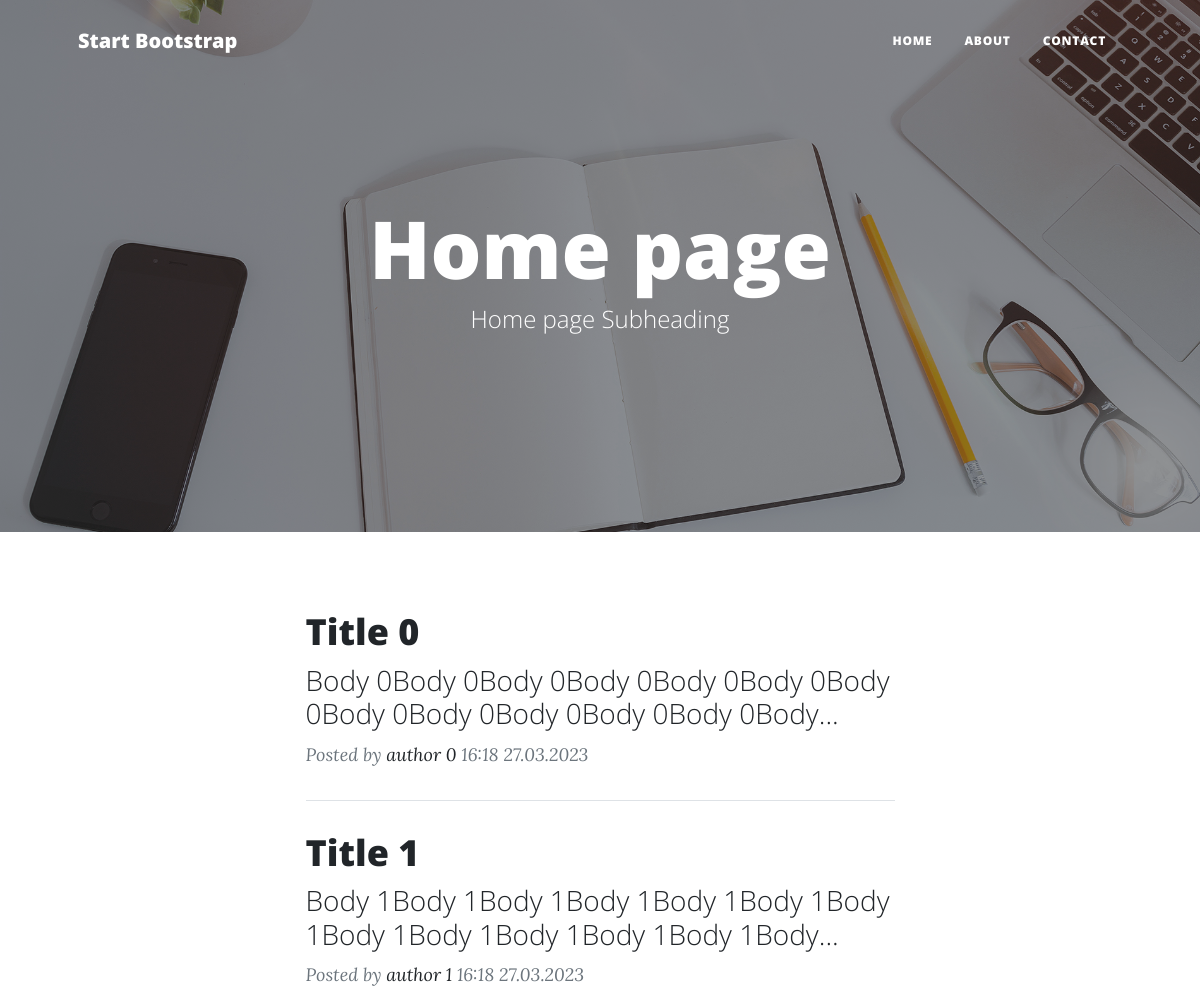
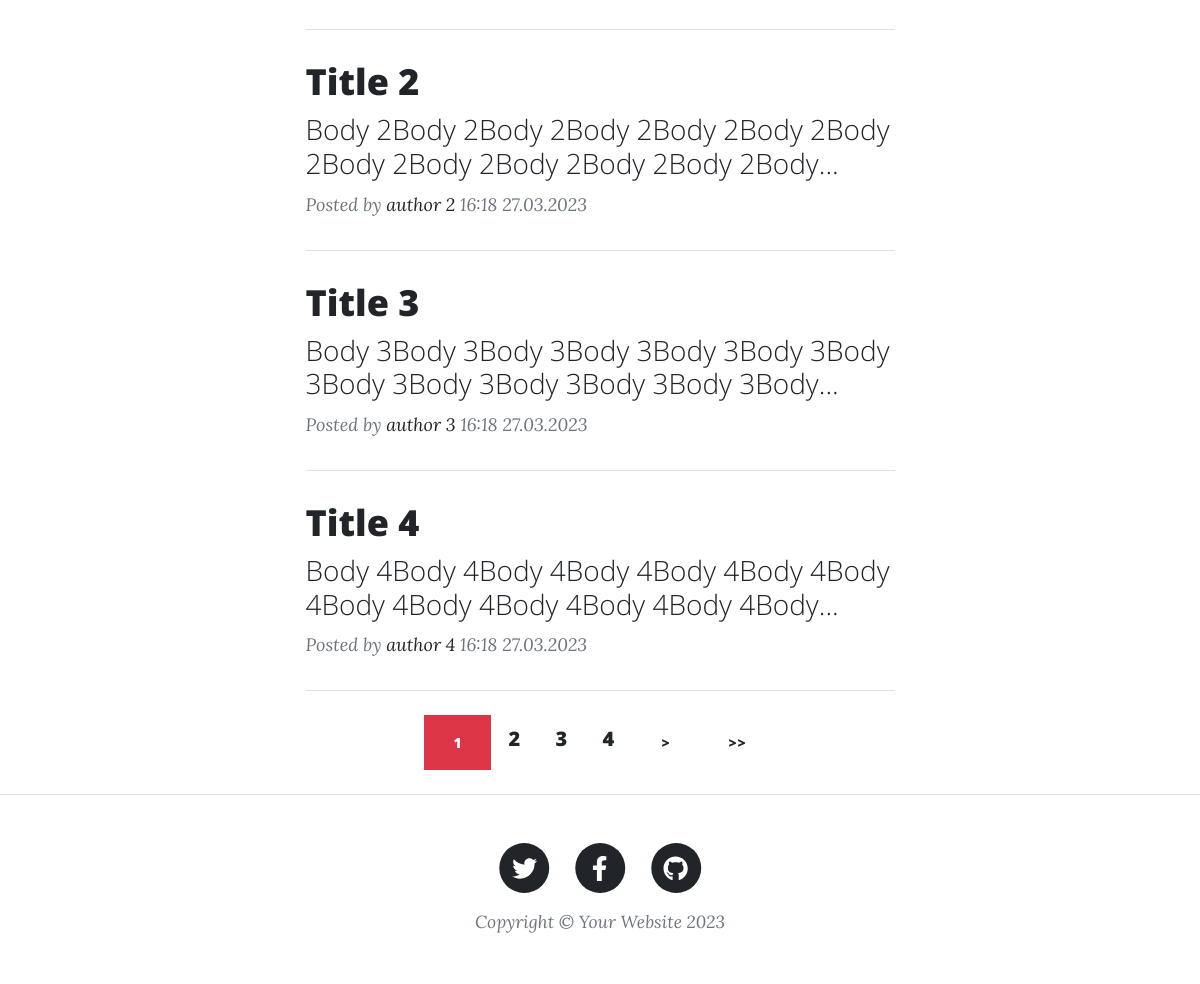
The app's page /, older data (2 pictures, top to bottom).
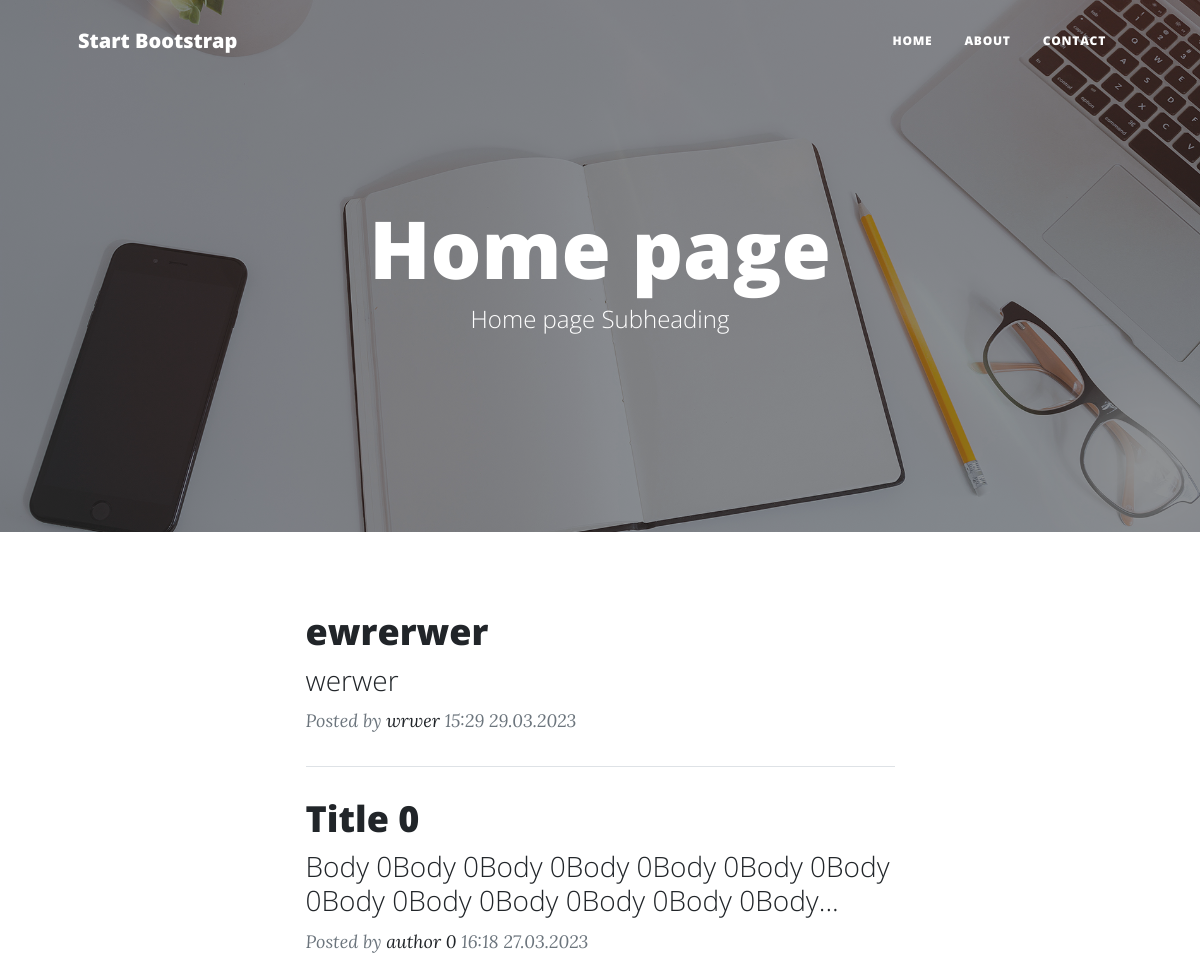
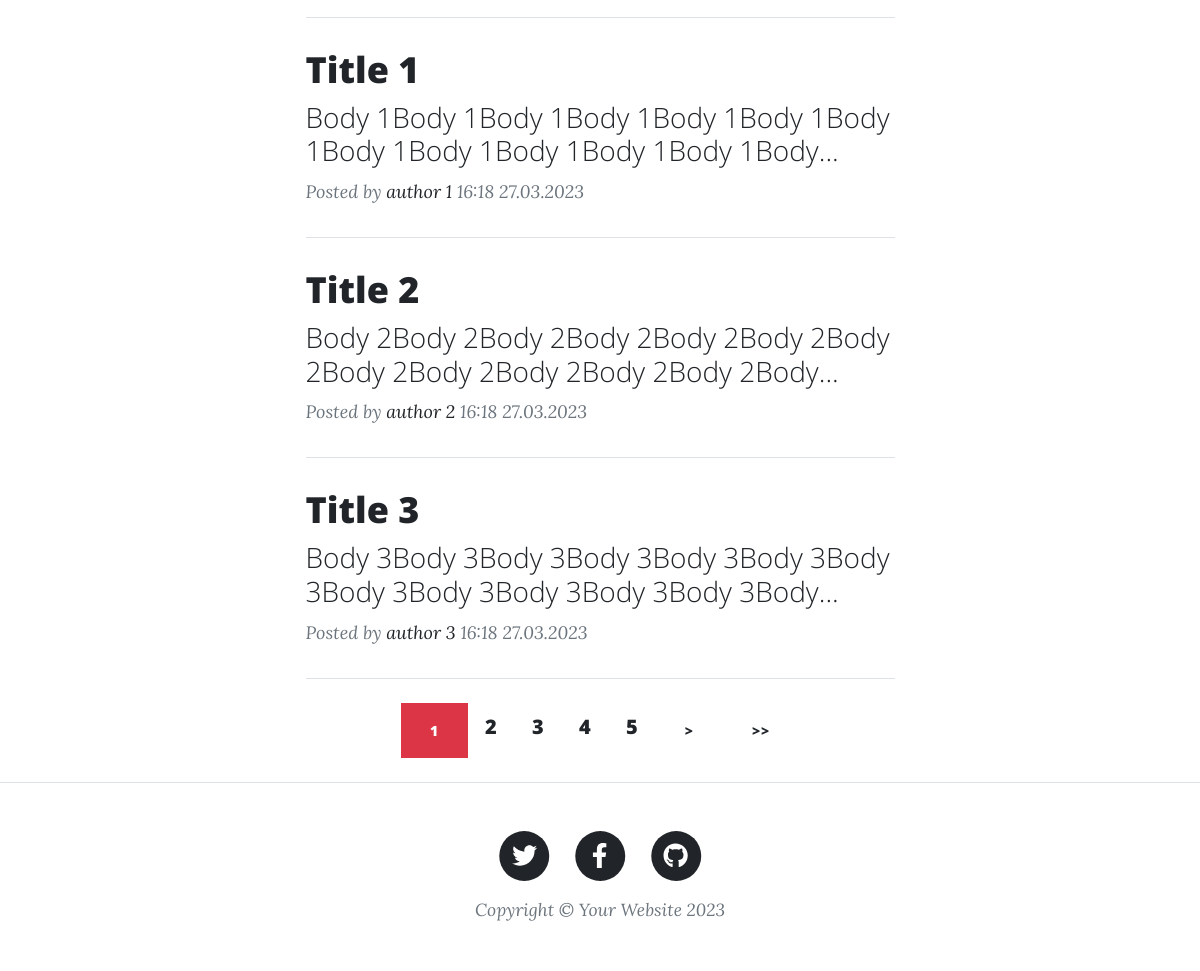
The same page, newer data (2 pictures, top to bottom).
### tables this page shows
CREATE TABLE post(
      id INTEGER PRIMARY KEY AUTOINCREMENT,
      title VARCHAR(128) NOT NULL UNIQUE,
      body TEXT NOT NULL,
      slug VARCHAR(128) NOT NULL UNIQUE,
      author VARCHAR(32) NOT NULL,
      date_created DATETIME DEFAULT now  
    );

### views/views.py (the view)
@router.get('/', response_class=HTMLResponse, name='index')
async def index(request: Request, page: int = Query(default=1, ge=1)):
    cur.execute('SELECT count(*) from POST')
    objs_count = cur.fetchone()[0]
    page_count = ceil(objs_count / 5)
    cur.execute('SELECT * FROM post ORDER BY date_created DESC LIMIT ? OFFSET ?;',(5,page*5-5 ))
    objs = Post.from_sql(cur.fetchall())
    return templates.TemplateResponse('index.html', {
        'request': request,
        'posts': objs,
        'current_page': page,
        'page_count': page_count
    })

### templates/index.html (shortened to what this page needs)
{% extends 'base.html' %}
{% block content %}
        {% include 'components/navigation.html' %}
        {% with %}
            {% set background='assets/img/home-bg.jpg' %}
            {% set heading='Home page' %}
            {% set subheading='Home page Subheading' %}
            {% include 'components/header.html' %}
        {% endwith %}
        <div class="container px-4 px-lg-5">
            <div class="row gx-4 gx-lg-5 justify-content-center">
                <div class="col-md-10 col-lg-8 col-xl-7">
                    {% for post in posts%}
                    {% include 'components/post-preview.html' %}
                    {% endfor %}
                    <div class="d-flex justify-content-center mb-4">
                        {% for page in range(1, page_count+1) %}
                        {% if current_page == page %}
                        <a class="btn btn-danger text-uppercase" href="#!">{{page}}</a>
                        {% else %}
                        <a class="btn btn-floating text-red btn-lg text-uppercase" href="{{url_for('index')|query(page=page)}}">{{page}}</a>
                        {% endif %}
                        {% endfor %}
                        {% if current_page < page_count %}
                        <a class="btn btn-circle text-uppercase" href="{{url_for('index')|query(page=current_page+1)}}">&gt;</a>
                        <a class="btn btn-circle text-uppercase" href="{{url_for('index')|query(page=page_count)}}">&gt&gt;</a>
                        {% endif %}
                    </div>
                </div>
            </div>
        </div>
        {% include 'components/footer.html' %}
        {% endblock %}

### templates/components/post-preview.html
                    <div class="post-preview">
                        <a href="{{url_for('post_detail', post_slug=post.slug)}}">
                            <h2 class="post-title">{{post.title}}</h2>
                            <h3 class="post-subtitle">{{post.body|truncate(80)}}</h3>
                        </a>
                        <p class="post-meta">
                            Posted by
                            <a href="#!">{{post.author}}</a>
                            {{post.date_created.strftime("%H:%M %d.%m.%Y")}}
                        </p>
                    </div>
                    <hr class="my-4" />

Row changes from the older to the newer data that the page shows:
no longer on this page (row unchanged): post: title "Title 4", body "Body 4Body 4Body 4Body 4Body 4Body 4Body 4Body 4Body 4Body 4Body 4Body 4Body...", author "author 4", date_created "16:18 27.03.2023"
added post: title "ewrerwer", body "werwer", author "wrwer", date_created "15:29 29.03.2023"
Text that changed along with them:
new list line: "5"
